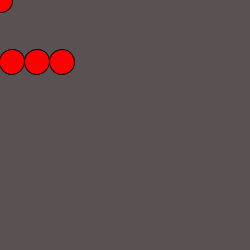
Frame 1 (no input)
Frame 60 (the mouse pressed at the canvas centre just before this capture): identical to frame 1, image omitted
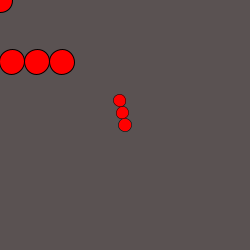
Frame 120 (the mouse held since frame 60 and released just before this capture)

The Processing sketch that drew these frames (run headless with seeded random() and noise(); from frame 60 on, the mouse is pressed at the canvas centre):

// Processing sketch: sketch_171009a
// ── sketch_171009a.pde
void setup () {
  size (250, 250);
}

void draw () {
  background(#5A5252);
  pushMatrix ();
  translate(mouseX, mouseY);
  rotate(radians(second()*6));
  println(second());
  scale(.5);
  fill (255, 0, 0);
  ellipse (0, 0, 25, 25); 
  ellipse (0, 25, 25, 25);
  ellipse (0, 50, 25, 25);
  popMatrix ();

  pushMatrix ();
  translate(width/4, height/4);
  rotate(radians(90));
  fill (255, 0, 0);
  ellipse (0, 0, 25, 25); 
  ellipse (0, 25, 25, 25);
  ellipse (0, 50, 25, 25);
  popMatrix ();

  ellipse (0, 0, 25, 25);
}
